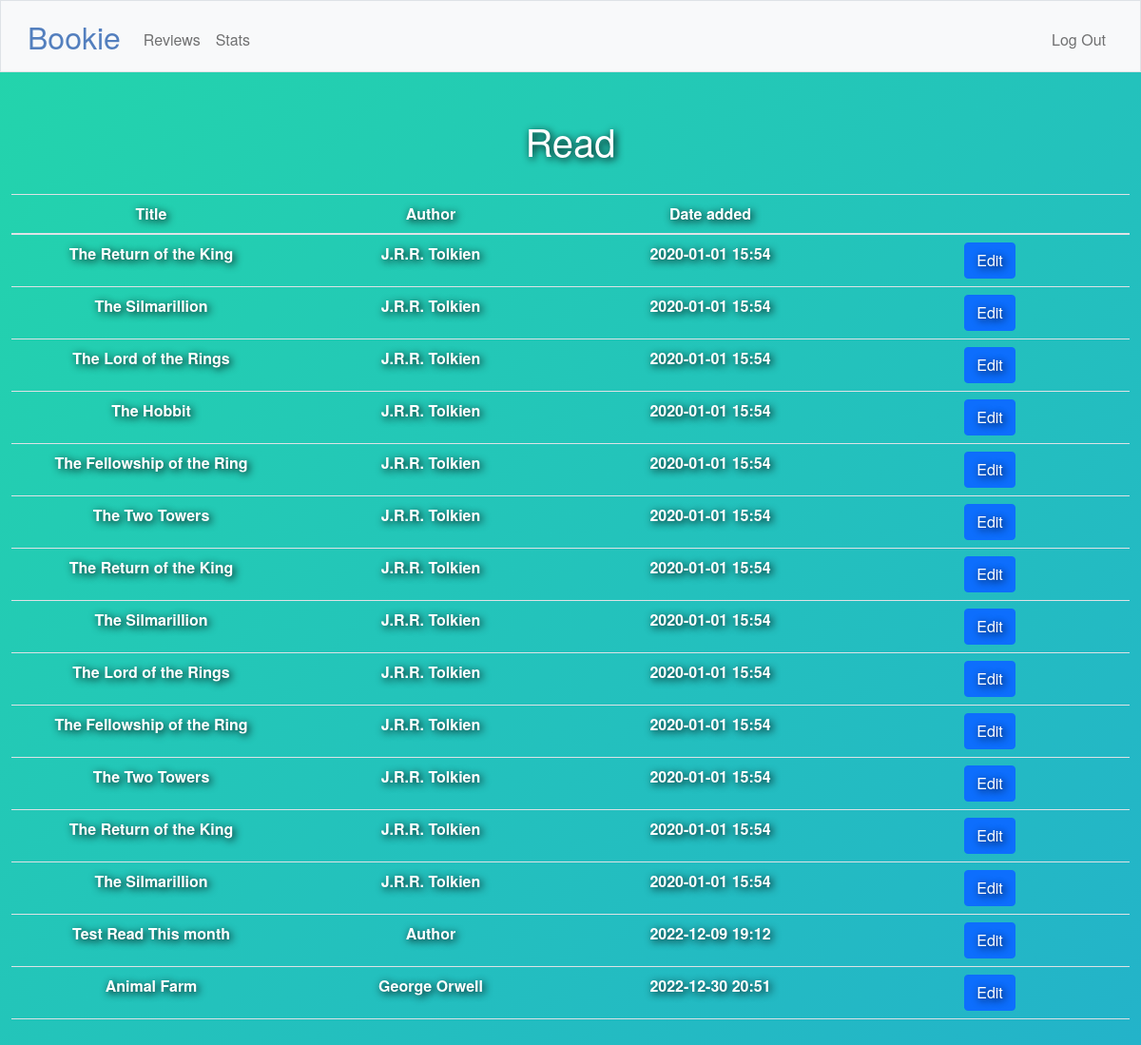
Screenshot of /bookstatus/read (signed in) with the database file from the repository.
### tables this page shows
CREATE TABLE books (id INTEGER PRIMARY KEY AUTOINCREMENT NOT NULL, title TEXT NOT NULL, author TEXT NOT NULL, date TEXT NOT NULL, user_id INTEGER NOT NULL, status TEXT DEFAULT 'planned', FOREIGN KEY(user_id) REFERENCES users(id));

### app.py (the view)
@app.route("/bookstatus/<string:status>", methods=["GET", "POST"])
@login_required
def bookstatus(status):
    if status == "toread":
        status = "To Read"
    books = db.execute("SELECT * FROM books WHERE user_id = ? AND status COLLATE NOCASE = ?", session["user_id"], status)
    return render_template("bookstatus.html", books=books, status=status, message=status.capitalize())

### app.py (called while the page is built)
@app.after_request
def after_request(response):
    response.headers["Cache-Control"] = "no-cache, no-store, must-revalidate"
    response.headers["Expires"] = 0
    response.headers["Pragma"] = "no-cache"
    return response

### helpers.py (called while the page is built)
def login_required(f):
    @wraps(f)
    def decorated_function(*args, **kwargs):
        if session.get("user_id") is None:
            return redirect("/login")
        return f(*args, **kwargs)
    return decorated_function

### templates/bookstatus.html (shortened to what this page needs)
{% extends "layout.html" %}
{% block main %}
<h1>{{ message }}</h1>
<br>
<body>
    <table class="table table-hover">
        <thead>
            <tr>
                <th scope="col">Title</th>
                <th scope="col">Author</th>
                <th scope="col">Date added</th>
                <th> </th>
            </tr>
        </thead>
        <tbody>
            {% for book in books %}
            <tr>
                <td>{{ book.title }}</td>
                <td>{{ book.author }}</td>
                <td>{{ book.date }}</td>
                <td>
                    <form action="/editbook/{{ book.id }}" method="get">
                        <button class="btn btn-primary" type="submit">
                            Edit
                        </button>
                    </form>
                </td>
            </tr>
            {% endfor %}
        </tbody>
    </table>
</body>
{% endblock %}

### static/styles.css (style rules this page uses)
body { font-family: "Helvetica Neue", Helvetica, Arial, sans-serif; font-size: 14px; line-height: 20px; color: #333; background-color: #fff; }
body { padding-top: 0px; padding-bottom: 40px; }
body { background: linear-gradient(-45deg, #ee7752, #e73c7e, #23a6d5, #23d5ab); background-size: 400% 400%; animation: gradient 15s ease infinite; height: 100vh; }
* { font-family: "Helvetica Neue", Helvetica, Arial, sans-serif; }
table { table-layout: fixed; word-wrap: break-word; }
h1 { text-shadow: 2px 2px 8px #000000; z-index: -1; }
h1 { color: white !important; }
.btn { text-shadow: 2px 2px 8px #000000; font-weight: bolder; }
table { color: white !important; text-shadow: 2px 2px 8px #000000; }
table { font-weight: bolder; }

### rows the page displays
books: title "The Return of the King", author "J.R.R. Tolkien", date "2020-01-01 15:54"
books: title "The Silmarillion", author "J.R.R. Tolkien", date "2020-01-01 15:54"
books: title "The Lord of the Rings", author "J.R.R. Tolkien", date "2020-01-01 15:54"
books: title "The Hobbit", author "J.R.R. Tolkien", date "2020-01-01 15:54"
books: title "The Fellowship of the Ring", author "J.R.R. Tolkien", date "2020-01-01 15:54"
books: title "The Two Towers", author "J.R.R. Tolkien", date "2020-01-01 15:54"
books: title "The Return of the King", author "J.R.R. Tolkien", date "2020-01-01 15:54"
books: title "The Silmarillion", author "J.R.R. Tolkien", date "2020-01-01 15:54"
books: title "The Lord of the Rings", author "J.R.R. Tolkien", date "2020-01-01 15:54"
books: title "The Fellowship of the Ring", author "J.R.R. Tolkien", date "2020-01-01 15:54"
books: title "The Two Towers", author "J.R.R. Tolkien", date "2020-01-01 15:54"
books: title "The Return of the King", author "J.R.R. Tolkien", date "2020-01-01 15:54"
books: title "The Silmarillion", author "J.R.R. Tolkien", date "2020-01-01 15:54"
books: title "Test Read This month", author "Author", date "2022-12-09 19:12"
books: title "Animal Farm", author "George Orwell", date "2022-12-30 20:51"

### other values shown
{{ message }} "Read"
